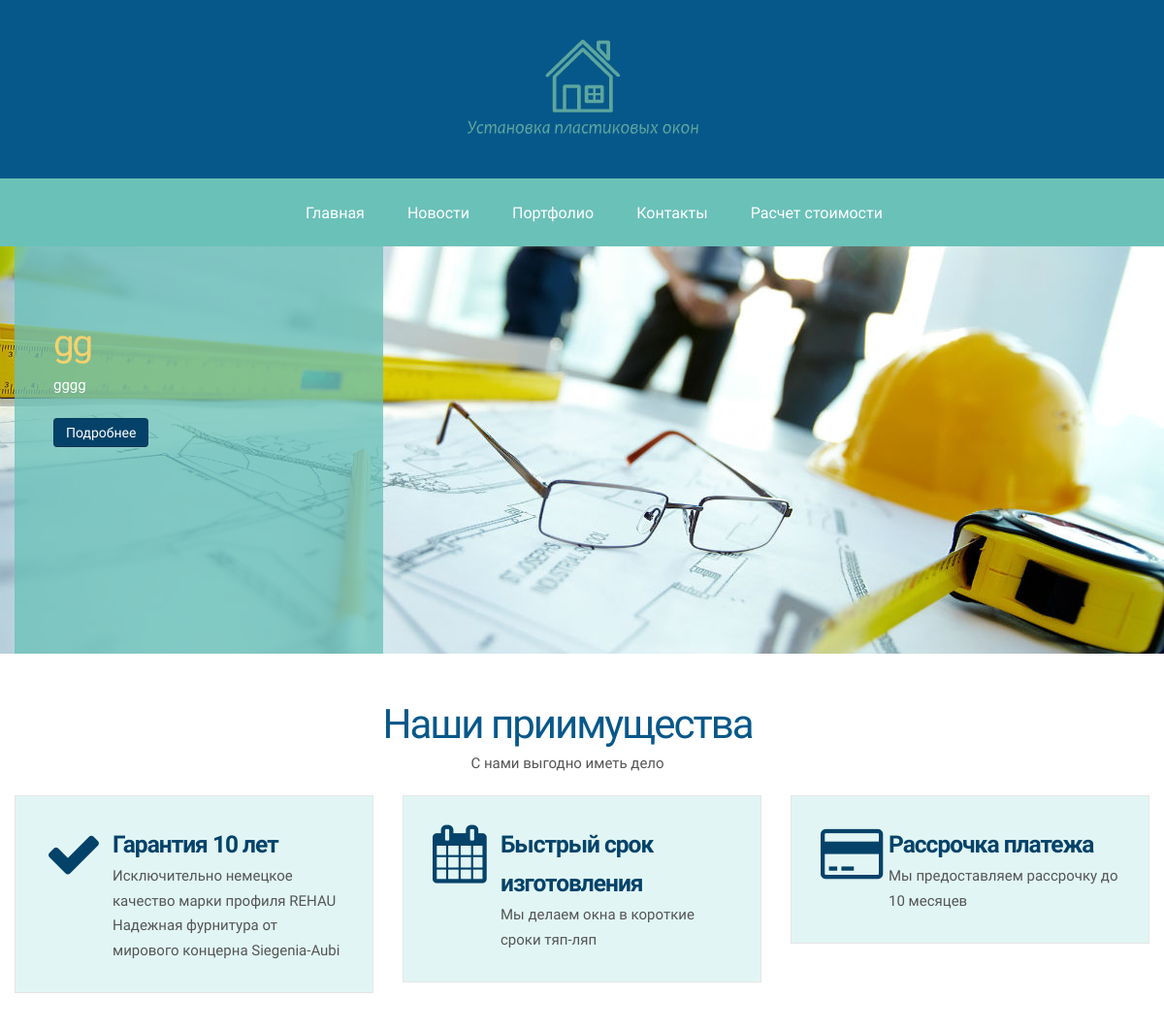
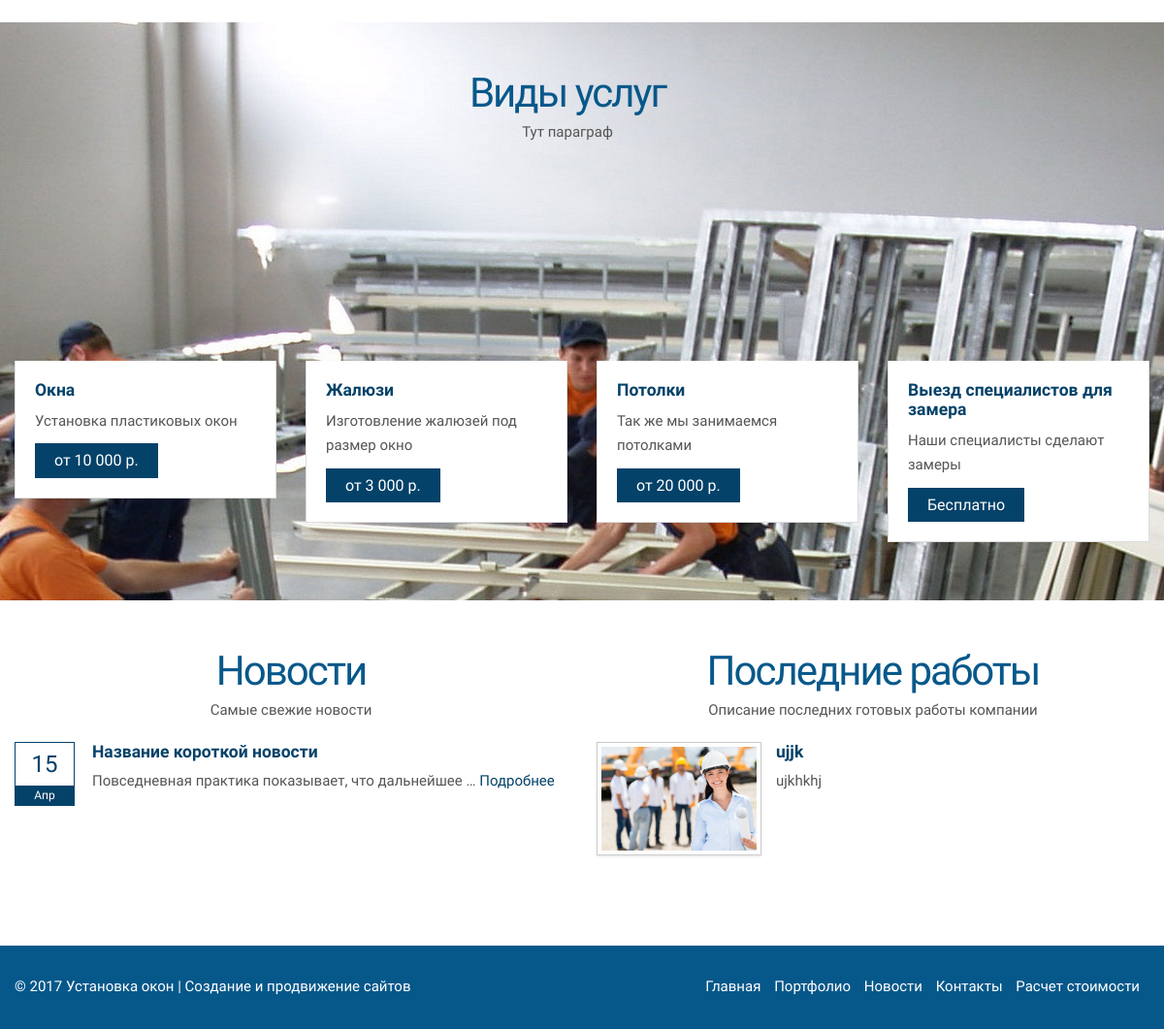
/, run on an earlier commit of the app's database (2 pictures, top to bottom).
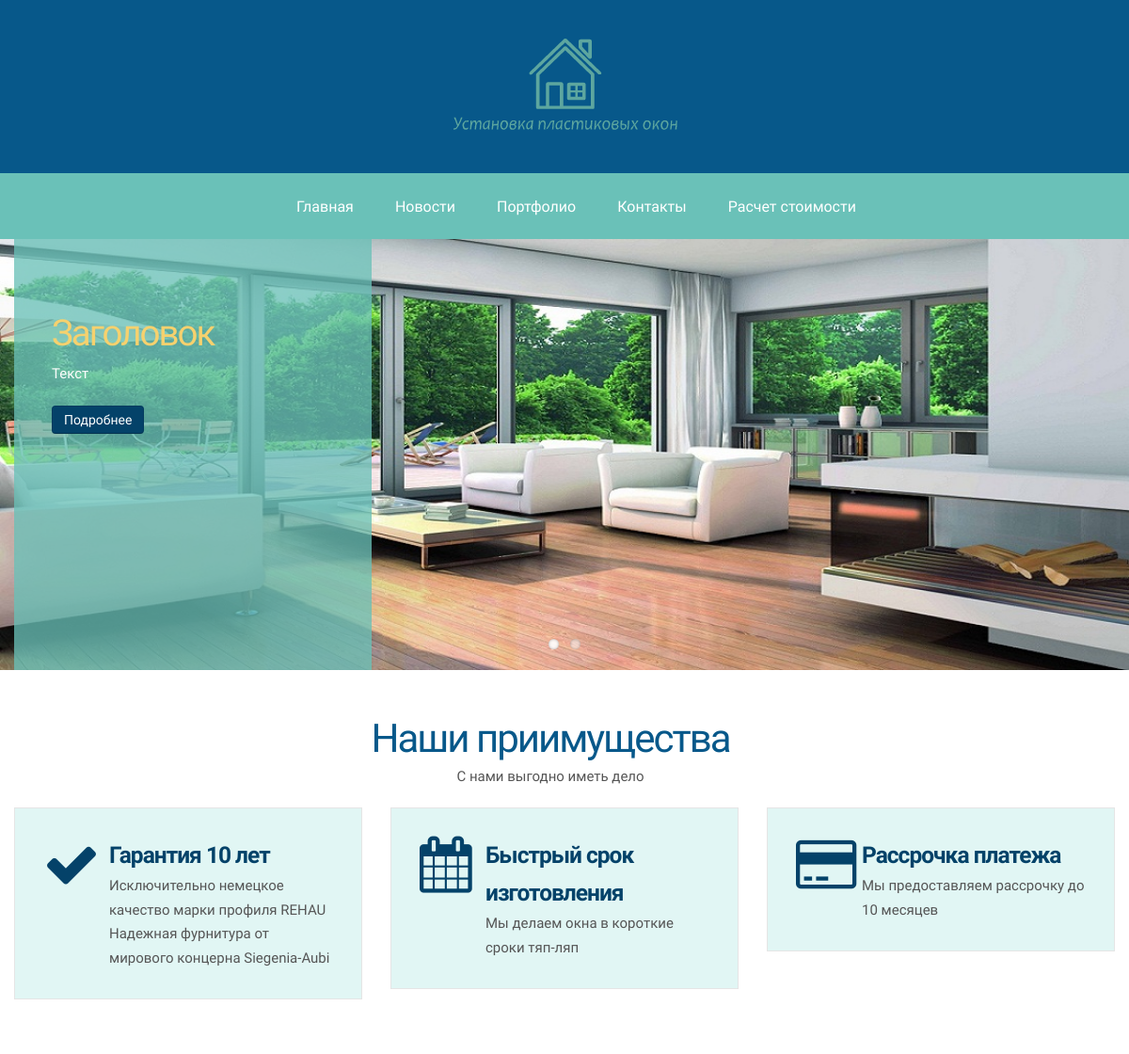
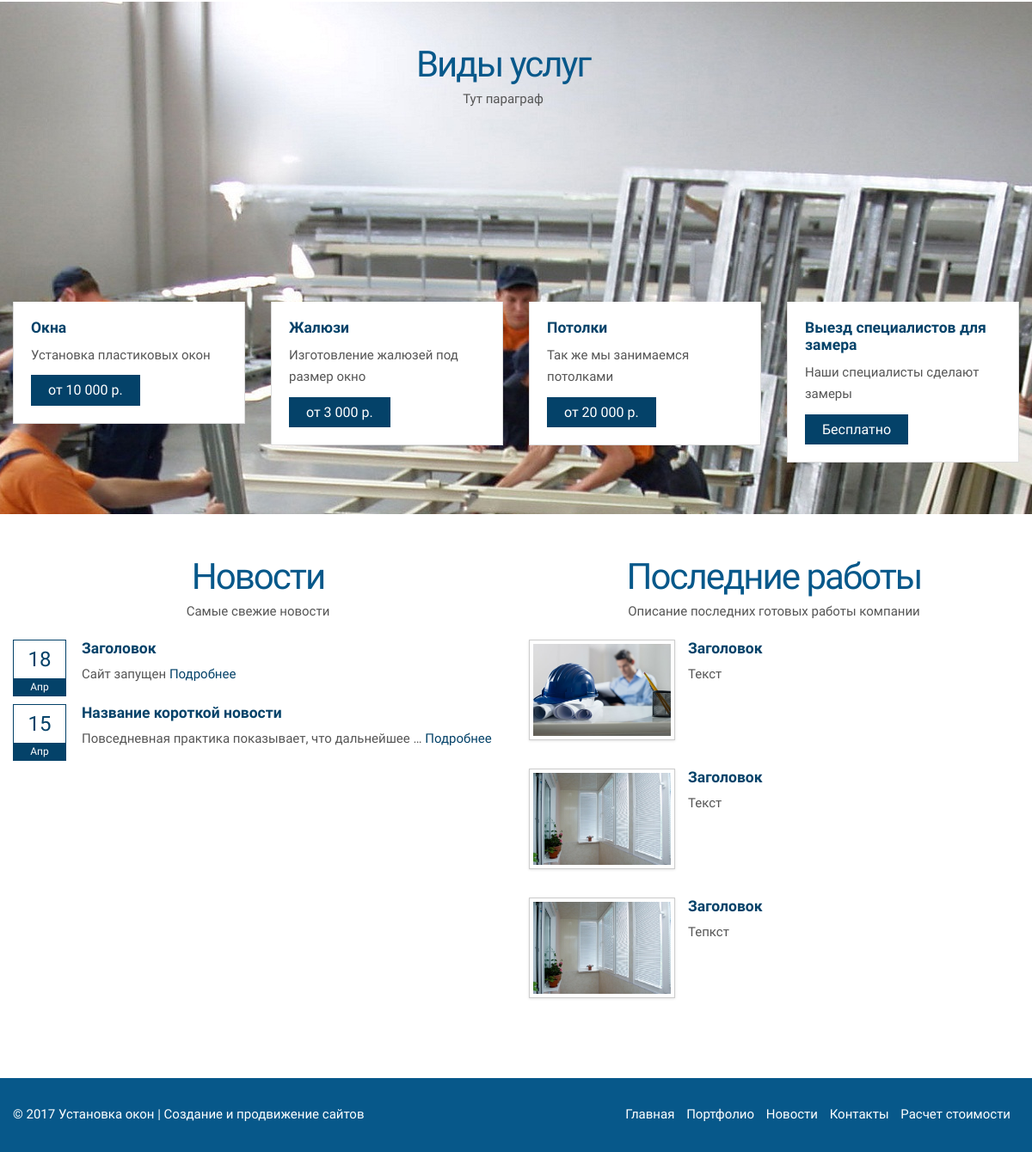
And on a later commit of the database (2 pictures, top to bottom).
### main/models.py (models this page shows, shortened)
class Slider(models.Model):
	title = models.CharField(max_length=30, verbose_name="Заголовок")
	body = models.TextField(max_length=300, verbose_name = "Текст")
	image = models.ImageField(upload_to='media/slider', verbose_name="Изображение")
	url = models.CharField(max_length=50, verbose_name="Ссылка")
	class Meta:
		verbose_name_plural='Слайдер'

### news/models.py (models this page shows, shortened)
class News(models.Model):
	title = models.CharField(max_length=60, verbose_name = 'Заголовок')
	slug = models.SlugField(max_length=60, verbose_name = 'Адрес URL')
	body = models.TextField(max_length=500, verbose_name='Текст')
	image = models.ImageField(upload_to='media/news', verbose_name="Изображение", blank = True)
	author = models.ForeignKey(User, verbose_name="Автор")
	date_time = models.DateField(default=timezone.now, verbose_name="Дата создания")
	published_date = models.DateTimeField(default=timezone.now(), verbose_name="Дата публикации")
	def get_absolute_url(self):
		return reverse('detail', args=[str(self.slug)])
	class Meta:
		ordering = ['-published_date']
		verbose_name="Новость"
		verbose_name_plural = "Новости"

### portfolio/models.py (models this page shows, shortened)
class Images(models.Model):
	name = models.CharField(max_length=30, verbose_name="Название")
	description = models.TextField(max_length=200, verbose_name="Описание")
	image = models.ImageField(upload_to='media/portfolio', verbose_name="Изображение", blank=True)
	pub_date = models.DateTimeField(default=timezone.now())
	class Meta:
		ordering = ['pub_date']
		verbose_name="Портфолио"
		verbose_name_plural = "Портфолио"

### main/views.py (the view)
# urls.py: url(r'^$', Main.as_view(), name = 'main'),
class Main(TemplateView):
	template_name = 'main/main.html'
	def get_context_data(self, **kwargs):
		context = super(Main, self).get_context_data(**kwargs)
		context['news'] = News.objects.filter(published_date__lte=timezone.now()).order_by('-published_date')[:3]
		context['images'] = Images.objects.filter(pub_date__lte=timezone.now()).order_by('-pub_date')[:3]
		return context

### main/context_processors.py (called while the page is built)
def slider(request):
	return {'sliders':Slider.objects.all()}

### templates/main/main.html (shortened to what the changed rows need)
{% extends 'base.html' %}
{% load staticfiles %}
{% block content %}
    <div id="content">
        <div class="container">
            <div class="row">
                <div class="text-title">
                    <h2>Наши приимущества</h2>
                </div>
            </div>
            </div>
            <section id="ourservice-parallax-bg" data-speed="5" data-type="background">
                <div class="container">
                <div class="row">
                <div class="text-title">
                    <h2>Виды услуг</h2>
                </div>
            </div>
            </div>
            </section>
            <div class="container">
            <div class="row">
                <div class="span6">
                    <div class="text-title">
                        <h2>Новости</h2>
                    </div>
                    {% for new in news %}
                    <ul class="bloglist-small">
                        <li>
                            <div class="date-box">
                                <span class="day">{{ new.date_time|date:"d" }}</span>
                                <span class="month">{{ new.date_time|date:"M" }}</span>
                            </div>
                            <div class="txt">
                                <h4><a href="{{ new.get_absolute_url }}">{{ new.title }}</a></h4>
                                <span class="read">{{new.body|truncatechars:50}} <a href="{{ new.get_absolute_url }}">Подробнее</a></span>
                            </div>
                        </li>
                        {% endfor %}
                    </ul>
                </div>
                <div class="span6">
                    <div class="text-title">
                        <h2>Последние работы</h2>
                    </div>
                    <ul class="ourservice-list-2">
                        {% for image in images %}
                        <li>
                            <a class="preview" href="{{MEDIA_URL}}{{image.image}}" data-gal="prettyPhoto" title="Описание">
                                <img data-original="{{MEDIA_URL}}{{image.image}}" src="{{MEDIA}}{{image.image}}" class="img-polaroid img-hover" alt=""></a>
                            <div class="text">
                                <h4>{{image.name}}</h4>
                                {{image.description}}
                            </div>
                        </li>
                        {% endfor %}
                    </ul>
                </div>
            </div>
        </div>
    </div>
{% endblock %}

### templates/base.html (shortened to what this page needs)
{% load staticfiles %}
<!DOCTYPE html>
<html lang="en">
<head>
    <link href="{% static 'css/html6.css' %}" rel="stylesheet" type="text/css">
</head>
<body>
     <header>
        <div id="logo">
            <div class="inner">
                <a href="index.html">
                    <img src="{% static 'img/logo.png' %}" alt=""></a>
            </div>
        </div>
        <div id="mainourservice-container">
            <ul id="mainourservice">
                <li><a href="{% url 'main' %}">Главная</a></li>
                <li><a href="{% url 'news' %}">Новости</a></li>
                <li><a href="{% url 'portfolio' %}">Портфолио</a></li>
                <li><a href="{% url 'contact' %}">Контакты</a></li>
                <li><a href="{% url 'add' %}">Расчет стоимости</a></li>
            </ul>
        </div>
    </header>
    <section id="slider">
        <div class="flexslider main-slider">
            <ul class="slides">
            {% for slider in sliders %}
                <li>
                    <div class="container">
                        <div class="slider-info">
                            <div class="inner">
                                <h1>{{ slider.title }}</h1>
                                <div class="slider-text">
                                    {{slider.body}}
                                </div>
                                <a href="{{slider.url}}" class="btn btn-primary">Подробнее</a>
                            </div>
                        </div>
                    </div>
                    <img src="{{MEDIA_URL}}{{slider.image}}" alt="">
                </li>
            {% endfor  %}
        </div>
    </section>
    {% block content %}{% endblock %}
    <footer>
            <div class="container">
                <div class="row">
                    <div class="span6">
                         &copy; 2017 Установка окон | <a href="#">Создание и продвижение сайтов</a>
                    </div>
                    <div class="span6">
                        <nav>
                            <ul>
                                <li><a href="{% url 'main' %}">Главная</a></li>
                                <li><a href="{% url 'portfolio' %}">Портфолио</a></li>
                                <li><a href="{% url 'news' %}">Новости</a></li>
                                <li><a href="{% url 'contact' %}">Контакты</a></li>
                                <li><a href="{% url 'add' %}">Расчет стоимости</a></li>
                            </ul>
                        </nav>
                    </div>
                </div>
            </div>
        </footer>
</body>
</html>

What changed in the data, as far as the page shows it:
removed Slider: title "gg", body "gggg", image (picture)
no longer on this page (row edited): Images: image (picture), name "ujjk", description "ujkhkhj"
added Slider: title "Заголовок", body "Текст", image (picture)
added News: date_time "18", date_time "Апр", title "Заголовок", body "Сайт запущен"
added Images: image (picture), name "Заголовок", description "Текст"
added Images: image (picture), name "Заголовок", description "Текст"
added Images: image (picture), name "Заголовок", description "Тепкст"
